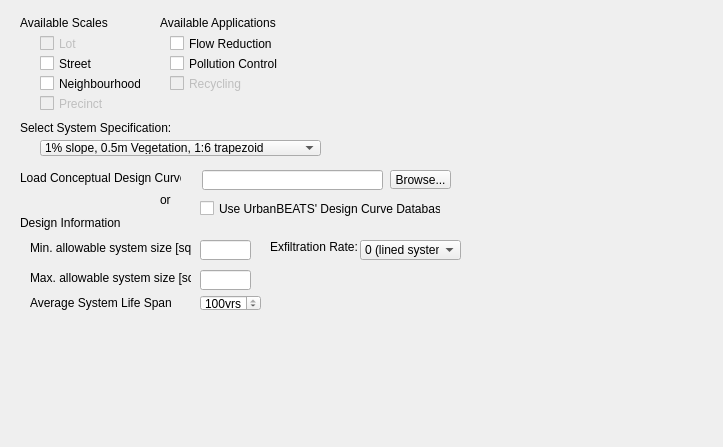
            <widget class="QWidget" name="scrollAreaWidgetContents_18">
             <property name="geometry">
              <rect>
               <x>0</x>
               <y>0</y>
               <width>723</width>
               <height>447</height>
              </rect>
             </property>
             <widget class="QCheckBox" name="SWlot_check">
              <property name="enabled">
               <bool>false</bool>
              </property>
              <property name="geometry">
               <rect>
                <x>40</x>
                <y>35</y>
                <width>70</width>
                <height>17</height>
               </rect>
              </property>
              <property name="text">
               <string>Lot</string>
              </property>
             </widget>
             <widget class="QLabel" name="SWscales_lbl">
              <property name="geometry">
               <rect>
                <x>20</x>
                <y>15</y>
                <width>101</width>
                <height>16</height>
               </rect>
              </property>
              <property name="text">
               <string>Available Scales</string>
              </property>
             </widget>
             <widget class="QLabel" name="SWexfil_lbl">
              <property name="geometry">
               <rect>
                <x>270</x>
                <y>239</y>
                <width>91</width>
                <height>16</height>
               </rect>
              </property>
              <property name="text">
               <string>Exfiltration Rate:</string>
              </property>
             </widget>
             <widget class="QCheckBox" name="SWneigh_check">
              <property name="enabled">
               <bool>true</bool>
              </property>
              <property name="geometry">
               <rect>
                <x>40</x>
                <y>75</y>
                <width>101</width>
                <height>17</height>
               </rect>
              </property>
              <property name="text">
               <string>Neighbourhood</string>
              </property>
             </widget>
             <widget class="QSpinBox" name="SWavglifespin">
              <property name="geometry">
               <rect>
                <x>200</x>
                <y>295</y>
                <width>61</width>
                <height>16</height>
               </rect>
              </property>
              <property name="suffix">
               <string>yrs</string>
              </property>
              <property name="minimum">
               <number>5</number>
              </property>
              <property name="maximum">
               <number>100</number>
              </property>
              <property name="singleStep">
               <number>5</number>
              </property>
              <property name="value">
               <number>100</number>
              </property>
             </widget>
             <widget class="QCheckBox" name="SWstreet_check">
              <property name="geometry">
               <rect>
                <x>40</x>
                <y>55</y>
                <width>70</width>
                <height>17</height>
               </rect>
              </property>
              <property name="text">
               <string>Street</string>
              </property>
             </widget>
             <widget class="QCheckBox" name="SWpollute_check">
              <property name="geometry">
               <rect>
                <x>170</x>
                <y>55</y>
                <width>121</width>
                <height>17</height>
               </rect>
              </property>
              <property name="text">
               <string>Pollution Control</string>
              </property>
             </widget>
             <widget class="QLineEdit" name="SWminsize_box">
              <property name="geometry">
               <rect>
                <x>200</x>
                <y>240</y>
                <width>51</width>
                <height>20</height>
               </rect>
              </property>
             </widget>
             <widget class="QLabel" name="SWdesigninfo_lbl">
              <property name="geometry">
               <rect>
                <x>20</x>
                <y>215</y>
                <width>161</width>
                <height>16</height>
               </rect>
              </property>
              <property name="text">
               <string>Design Information</string>
              </property>
             </widget>
             <widget class="QLabel" name="SWavglifelbl">
              <property name="geometry">
               <rect>
                <x>30</x>
                <y>295</y>
                <width>171</width>
                <height>16</height>
               </rect>
              </property>
              <property name="text">
               <string>Average System Life Span</string>
              </property>
             </widget>
             <widget class="QToolButton" name="SWdesigncurve_browse">
              <property name="enabled">
               <bool>true</bool>
              </property>
              <property name="geometry">
               <rect>
                <x>390</x>
                <y>170</y>
                <width>61</width>
                <height>19</height>
               </rect>
              </property>
              <property name="text">
               <string>Browse...</string>
              </property>
             </widget>
             <widget class="QLabel" name="SWdesigncurve_lbl2">
              <property name="geometry">
               <rect>
                <x>160</x>
                <y>190</y>
                <width>21</width>
                <height>20</height>
               </rect>
              </property>
              <property name="text">
               <string>or</string>
              </property>
             </widget>
             <widget class="QLabel" name="SWmaxsize_lbl">
              <property name="geometry">
               <rect>
                <x>30</x>
                <y>270</y>
                <width>161</width>
                <height>16</height>
               </rect>
              </property>
              <property name="text">
               <string>Max. allowable system size [sqm]</string>
              </property>
             </widget>
             <widget class="QLabel" name="SWspecs_lbl">
              <property name="geometry">
               <rect>
                <x>20</x>
                <y>120</y>
                <width>161</width>
                <height>16</height>
               </rect>
              </property>
              <property name="text">
               <string>Select System Specification:</string>
              </property>
             </widget>
             <widget class="QLineEdit" name="SWdesigncurve_pathbox">
              <property name="geometry">
               <rect>
                <x>202</x>
                <y>170</y>
                <width>181</width>
                <height>20</height>
               </rect>
              </property>
             </widget>
             <widget class="QComboBox" name="SWspecs_combo">
              <property name="geometry">
               <rect>
                <x>40</x>
                <y>140</y>
                <width>281</width>
                <height>16</height>
               </rect>
              </property>
              <item>
               <property name="text">
                <string>1% slope, 0.5m Vegetation, 1:6 trapezoid</string>
               </property>
              </item>
             </widget>
             <widget class="QComboBox" name="SWexfil_combo">
              <property name="geometry">
               <rect>
                <x>360</x>
                <y>240</y>
                <width>101</width>
                <height>20</height>
               </rect>
              </property>
              <property name="whatsThis">
               <string>The likely exfiltration rate from the system (less than the theoretical maximum infiltration rate of the soil). Select this value based on performance data of systems in your city.</string>
              </property>
              <item>
               <property name="text">
                <string>0 (lined system)</string>
               </property>
              </item>
              <item>
               <property name="text">
                <string>0.18 mm/hr</string>
               </property>
              </item>
              <item>
               <property name="text">
                <string>0.36 mm/hr</string>
               </property>
              </item>
              <item>
               <property name="text">
                <string>1.8 mm/hr</string>
               </property>
              </item>
              <item>
               <property name="text">
                <string>3.6 mm/hr</string>
               </property>
              </item>
             </widget>
             <widget class="QLabel" name="SWdesigncurve_lbl">
              <property name="geometry">
               <rect>
                <x>20</x>
                <y>170</y>
                <width>161</width>
                <height>16</height>
               </rect>
              </property>
              <property name="text">
               <string>Load Conceptual Design Curves</string>
              </property>
             </widget>
             <widget class="QCheckBox" name="SWflow_check">
              <property name="geometry">
               <rect>
                <x>170</x>
                <y>35</y>
                <width>121</width>
                <height>17</height>
               </rect>
              </property>
              <property name="text">
               <string>Flow Reduction</string>
              </property>
             </widget>
             <widget class="QLabel" name="label_46">
              <property name="geometry">
               <rect>
                <x>160</x>
                <y>15</y>
                <width>141</width>
                <height>16</height>
               </rect>
              </property>
              <property name="text">
               <string>Available Applications</string>
              </property>
             </widget>
             <widget class="QCheckBox" name="SWdesignUB_box">
              <property name="geometry">
               <rect>
                <x>200</x>
                <y>200</y>
                <width>241</width>
                <height>17</height>
               </rect>
              </property>
              <property name="text">
               <string>Use UrbanBEATS' Design Curve Database</string>
              </property>
             </widget>
             <widget class="QCheckBox" name="SWprec_check">
              <property name="enabled">
               <bool>false</bool>
              </property>
              <property name="geometry">
               <rect>
                <x>40</x>
                <y>95</y>
                <width>101</width>
                <height>17</height>
               </rect>
              </property>
              <property name="text">
               <string>Precinct</string>
              </property>
             </widget>
             <widget class="QCheckBox" name="SWrecycle_check">
              <property name="enabled">
               <bool>false</bool>
              </property>
              <property name="geometry">
               <rect>
                <x>170</x>
                <y>75</y>
                <width>121</width>
                <height>17</height>
               </rect>
              </property>
              <property name="text">
               <string>Recycling</string>
              </property>
             </widget>
             <widget class="QLabel" name="SWminsize_lbl">
              <property name="geometry">
               <rect>
                <x>30</x>
                <y>240</y>
                <width>161</width>
                <height>16</height>
               </rect>
              </property>
              <property name="text">
               <string>Min. allowable system size [sqm]</string>
              </property>
             </widget>
             <widget class="QLineEdit" name="SWmaxsize_box">
              <property name="geometry">
               <rect>
                <x>200</x>
                <y>270</y>
                <width>51</width>
                <height>20</height>
               </rect>
              </property>
             </widget>
            </widget>
